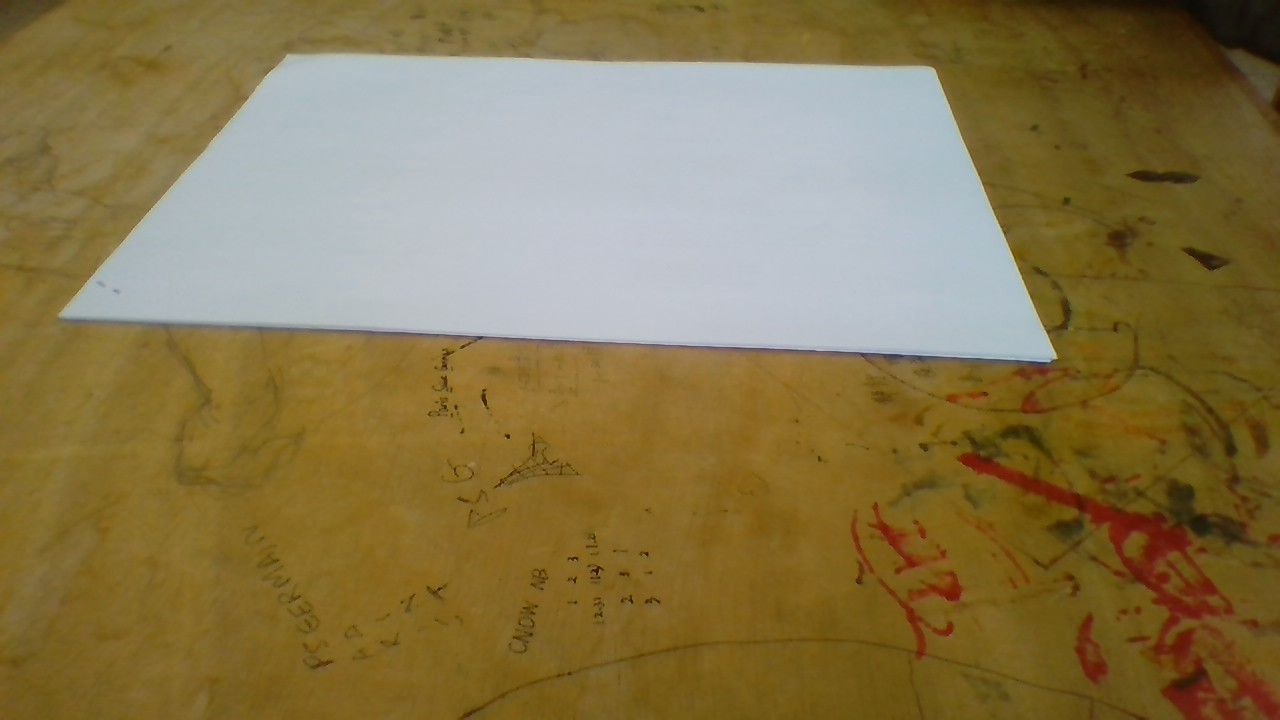
//> input picture xiajiayu work1/SolvePnP/SolvePnP/4.jpg, 1280 x 720 px
$ ./Main   (built with g++ and OpenCV 4)
//> lines starting //> are read from the running program, lines starting //| are printed output that depends on the picture; after the words box and inside, x2 and y2 are one past the last pixel; in counts of white or black regions, pixels touching at a corner belong together
### xiajiayu work1/SolvePnP/SolvePnP/head.h
#pragma once
#ifndef SEGMENT_H_
#define SEGMENT_H_
#include<opencv2/opencv.hpp>
#include<iostream>
using namespace std;
using namespace cv;


Mat segmentImg(Mat &src);
void contours_filter(Mat &imgThresholded, vector<vector<Point> > &contours);
vector<Point2f>pick_point(vector<vector<Point>>&contours);
void visual_point(Mat src, vector<Point2f> point_image);


void solvepnp(vector<Point2f>&point_img);
void CodeRotateByZ(double x, double y, double thetaz, double& outx, double& outy);
void CodeRotateByY(double x, double y, double thetaz, double& outx, double& outz);
void CodeRotateByZ(double x, double y, double thetaz, double& outy, double& outz);
#endif // SEGMENT_H_

### xiajiayu work1/SolvePnP/SolvePnP/solvePnP.cpp
#include"head.h"

void CodeRotateByZ(double x, double y, double thetaz, double& outx, double& outy)
{
	double x1 = x;
	double y1 = y;
	double rz = thetaz * CV_PI / 180;
	outx = cos(rz) * x1 - sin(rz) * y1;
	outy = sin(rz) * x1 + cos(rz) * y1;
}

//将空间点绕Y轴旋转
//输入参数 x z为空间点原始x z坐标
//thetay为空间点绕Y轴旋转多少度，角度制范围在-180到180
//outx outz为旋转后的结果坐标
void CodeRotateByY(double x, double z, double thetay, double& outx, double& outz)
{
	double x1 = x;
	double z1 = z;
	double ry = thetay * CV_PI / 180;
	outx = cos(ry) * x1 + sin(ry) * z1;
	outz = cos(ry) * z1 - sin(ry) * x1;
}

//将空间点绕X轴旋转
//输入参数 y z为空间点原始y z坐标
//thetax为空间点绕X轴旋转多少度，角度制，范围在-180到180
//outy outz为旋转后的结果坐标
void CodeRotateByX(double y, double z, double thetax, double& outy, double& outz)
{
	double y1 = y;//将变量拷贝一次，保证&y == &y这种情况下也能计算正确
	double z1 = z;
	double rx = thetax * CV_PI / 180;
	outy = cos(rx) * y1 - sin(rx) * z1;
	outz = cos(rx) * z1 + sin(rx) * y1;
}

void solvepnp(vector<Point2f>&point_img) {
	vector<Point3f>point3D;
	//MATLAB标定得到相机内参以及畸变参数
	double cameraMatrix[9] = {
						877.5879   ,  0 , 590.3458 ,
						0,  879.4849   ,403.7733,
						0, 0,   1.0000
	};
	Mat CameraMatrix = Mat(3, 3, CV_64FC1, cameraMatrix);
	double distCoeffD[5] = {0.0208 ,-0.0826,0,0,0};
	Mat distortion_coefficients = Mat(5, 1, CV_64FC1, distCoeffD);
	Mat rvec = Mat::zeros(3, 1, CV_64FC1);
	Mat tvec = Mat::zeros(3, 1, CV_64FC1);
	//输入世界坐标系
	point3D.push_back(Point3f(0,210, 0));
	point3D.push_back(Point3f(0, 0, 0));
	point3D.push_back(Point3f(300,0, 0));
	point3D.push_back(Point3f(300, 210, 0));
	//使用solvepnp得到旋转向量和平移向量
	solvePnP(point3D, point_img, CameraMatrix, distortion_coefficients, rvec, tvec);
	//旋转向量变旋转矩阵
	//提取旋转矩阵
	double rm[9];
	Mat rotM(3, 3, CV_64FC1, rm);
	Rodrigues(rvec, rotM);
	double r11 = rotM.ptr<double>(0)[0];
	double r12 = rotM.ptr<double>(0)[1];
	double r13 = rotM.ptr<double>(0)[2];
	double r21 = rotM.ptr<double>(1)[0];
	double r22 = rotM.ptr<double>(1)[1];
	double r23 = rotM.ptr<double>(1)[2];
	double r31 = rotM.ptr<double>(2)[0];
	double r32 = rotM.ptr<double>(2)[1];
	double r33 = rotM.ptr<double>(2)[2];

	//计算出相机坐标系的三轴旋转欧拉角，旋转后可以转出世界坐标系。
	double thetaz = atan2(r21, r11) / CV_PI * 180;
	double thetay = atan2(-1 * r31, sqrt(r32*r32 + r33 * r33)) / CV_PI * 180;
	double thetax = atan2(r32, r33) / CV_PI * 180;
	cout << "相机的三轴旋转角：" << -1 * thetax << ", " << -1 * thetay << ", " << -1 * thetaz << endl;


	//提出平移矩阵，表示从相机坐标系原点，跟着向量(x,y,z)走，就到了世界坐标系原点
	double tx = tvec.ptr<double>(0)[0];
	double ty = tvec.ptr<double>(0)[1];
	double tz = tvec.ptr<double>(0)[2];

	//x y z 为唯一向量在相机原始坐标系下的向量值
	//也就是向量OcOw在相机坐标系下的值
	double x = tx, y = ty, z = tz;

	//进行三次反向旋转
	CodeRotateByZ(x, y, -1 * thetaz, x, y);
	CodeRotateByY(x, z, -1 * thetay, x, z);
	CodeRotateByX(y, z, -1 * thetax, y, z);


	//获得相机在世界坐标系下的位置坐标
	//即向量OcOw在世界坐标系下的值
	double Cx = x * -1;
	double Cy = y * -1;
	double Cz = z * -1;
	cout << "相机的世界坐标：" << Cx << ", " << Cy << ", " << Cz << endl;

}

### xiajiayu work1/SolvePnP/SolvePnP/segmentation.cpp
#include"head.h"

//分割图像
Mat segmentImg(Mat &src) {
	Mat srcImg = src.clone();
	Mat HsvImg, ImgThreshold;
	//BGR转HSV
	cvtColor(srcImg, HsvImg,COLOR_BGR2HSV);
	vector<Mat>splitHsv;
	split(HsvImg, splitHsv);
	equalizeHist(splitHsv[2], splitHsv[2]);
	merge(splitHsv, HsvImg);

	int lowH = 0, highH = 180, lowS = 0, highS = 43, lowV = 50, highV = 255;
	inRange(HsvImg, Scalar(lowH, lowS, lowV), Scalar(highH, highS, highV),ImgThreshold);
	Mat element = getStructuringElement(MORPH_RECT, Size(5, 5));

	morphologyEx(ImgThreshold, ImgThreshold, MORPH_OPEN, element);//开操作
	morphologyEx(ImgThreshold, ImgThreshold, MORPH_CLOSE, element);//闭操作
	namedWindow("thresholdImage", 0);
	imshow("thresholdImage", ImgThreshold);
	return ImgThreshold;

}


//检测轮廓
void contours_filter(Mat &imgThresholded, vector<vector<Point> > &contours)
{
	vector<Vec4i> hierarchy;
	findContours(imgThresholded, contours, hierarchy, RETR_CCOMP, CHAIN_APPROX_NONE);//求轮廓
	//初步筛选符合要求的矩形
		Mat contour = Mat::zeros(imgThresholded.rows, imgThresholded.cols, CV_8SC3);
		drawContours(contour, contours, -1, Scalar(200, 200, 200), 2);
		imshow("contours", contour);

}

vector<Point2f>pick_point(vector<vector<Point>>&contours) {
	vector<Point>hull;
	vector<Point2f> point_img;
	convexHull(contours[0], hull);
	//cout << hull.size();
	vector<Point> squar;
	size_t num = hull.size();
    if (num >= 4) {
		float max_area;
		for (int m = 0;m < num - 3;m++) {
			for (int n = m + 1;n < num - 2;n++) {
				for (int j = n + 1;j < num - 1;j++) {
					for (int k = j + 1;k < num;k++) {
						vector<Point> squar_tmp;
						squar_tmp.push_back(hull[m]);
						squar_tmp.push_back(hull[n]);
						squar_tmp.push_back(hull[j]);
						squar_tmp.push_back(hull[k]);
						if (m == 0 && n == 1 && j == 2 && k == 3) {
							max_area = fabs(contourArea(Mat(squar_tmp)));
							squar.clear();
							squar = squar_tmp;
						}
						else {
							float area = fabs(contourArea(Mat(squar_tmp)));
							if (area > max_area) {
								max_area = area;
								squar.clear();
								squar = squar_tmp;
							}
						}
					}
				}
			}
		}
	}
	//给四点排序
	vector<Point> squar_sort = squar;
	for (int i = 0;i < squar_sort.size();i++) {
		point_img.clear();
		for (size_t num_p = 0;num_p < squar_sort.size();num_p++) {
			// point_img.push_back(squar_sort[num_p] * (1 / minifactor));
			point_img.push_back(squar_sort[num_p]);
		}
	}

	vector<Point2f> point_temp = point_img;
	point_img.clear();
	point_img.push_back(point_temp[1]);
	point_img.push_back(point_temp[2]);
	point_img.push_back(point_temp[3]);
	point_img.push_back(point_temp[0]);
	cout << point_img;
	return point_img;
}

// 可视化角点
void visual_point(Mat src, vector<Point2f> point_image)
{
	for (int i = 0;i < point_image.size();i++)
	{
		circle(src, point_image[i], 5, Scalar(255, 200, 0), 3);
	}
	imshow("point", src);
	imwrite("point.png", src);
}

### xiajiayu work1/SolvePnP/SolvePnP/Main.cpp
#include"head.h"
#include<iostream>
using namespace cv;
using namespace std;


int main() {
	Mat srcImg = imread("4.jpg");
//> srcImg is the input picture: 720 rows x 1280 cols, CV_8UC3; mean B, G, R 76.1, 118.8, 135.8
	namedWindow("srcImg", 0);
	imshow("srcImg", srcImg);
	Mat imgThresholded = segmentImg(srcImg);
//> in segmentImg, `cvtColor(srcImg, HsvImg,COLOR_BGR2HSV);`: HsvImg: 720 rows x 1280 cols, CV_8UC3; mean H, S, V 41.6, 142, 139.9
//> in segmentImg, `equalizeHist(splitHsv[2], splitHsv[2]);`:
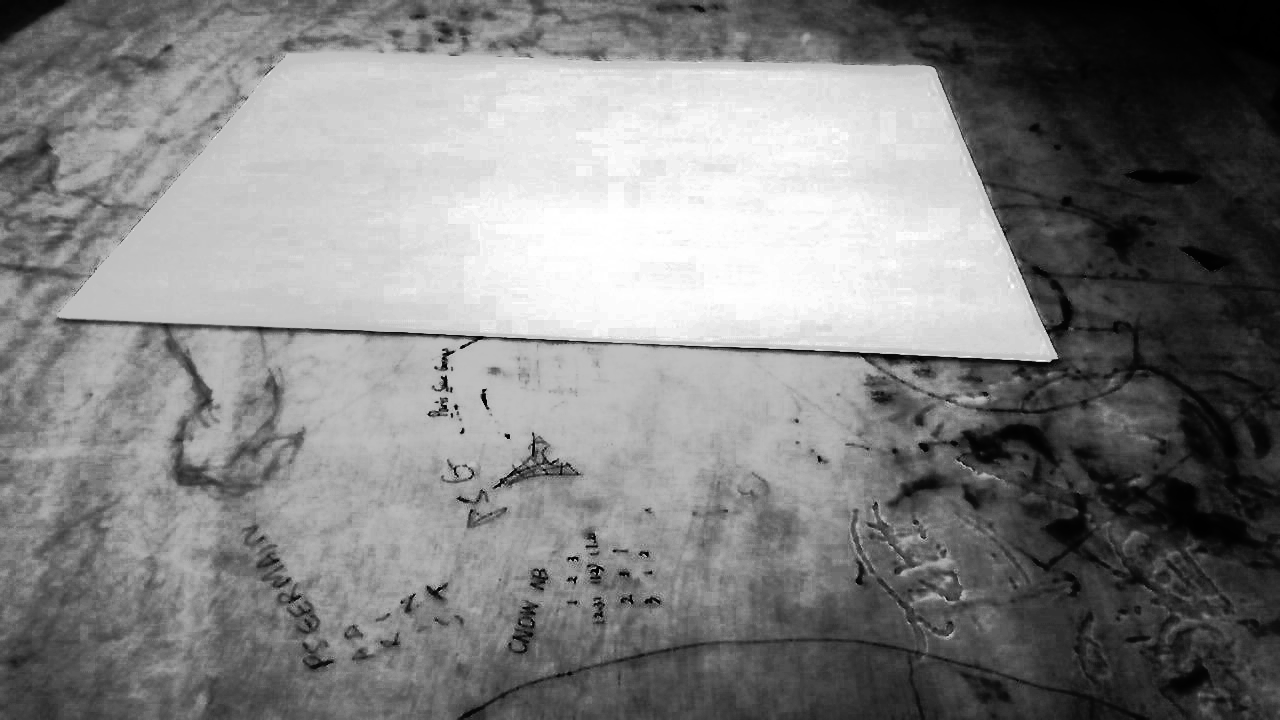
//> splitHsv[2]: 720 rows x 1280 cols, CV_8UC1; min 0, max 255, mean 129.2
//> in segmentImg, `merge(splitHsv, HsvImg);`: HsvImg: 720 rows x 1280 cols, CV_8UC3; mean H, S, V 41.6, 142, 129.2
//> in segmentImg, `inRange(HsvImg, Scalar(lowH, lowS, lowV), Scalar(highH, highS, highV),..`: ImgThreshold: 720 rows x 1280 cols, CV_8UC1; 25.1% white; 45 white regions (42 under 20 px), largest, box (x1, y1, x2, y2) and area: (62, 54, 1056, 363) 231242, (374, 333, 390, 335) 22, (544, 341, 565, 343) 22
//> in segmentImg, `morphologyEx(ImgThreshold, ImgThreshold, MORPH_OPEN, element);`:
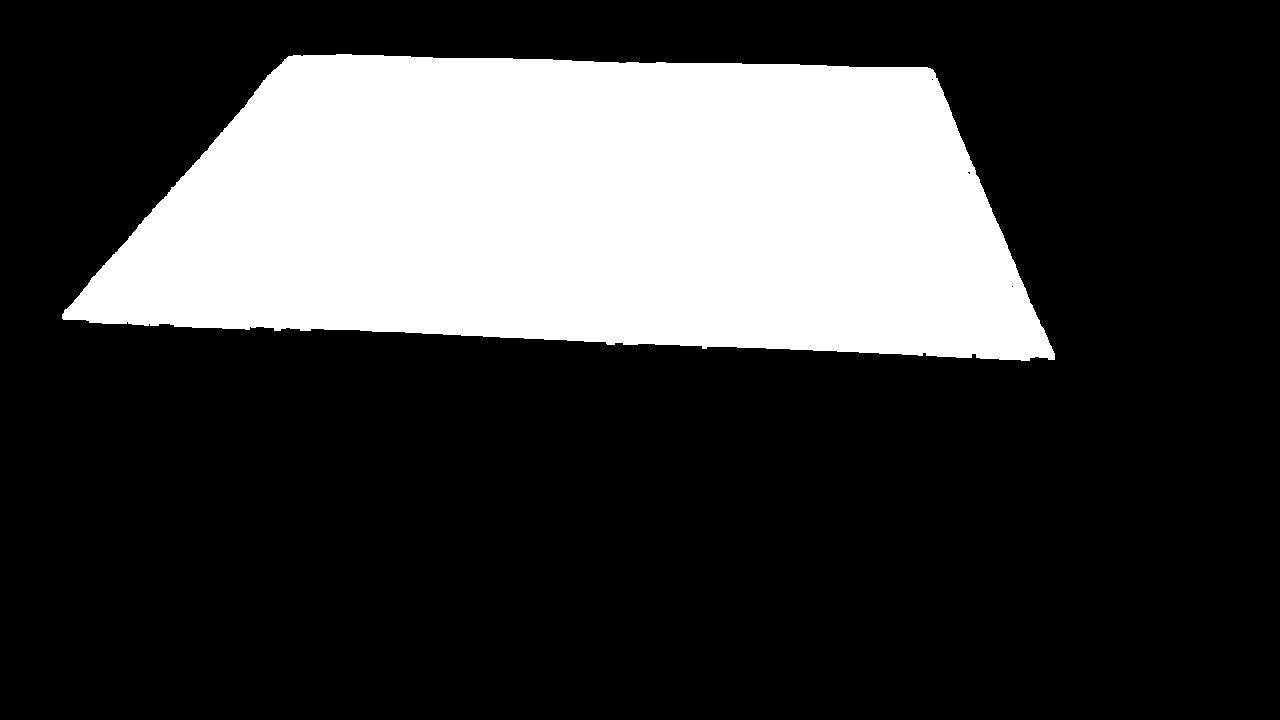
//> ImgThreshold: 720 rows x 1280 cols, CV_8UC1; 25.1% white; 1 white region, box (x1, y1, x2, y2) and area: (62, 54, 1055, 361) 230909
//> in segmentImg, `morphologyEx(ImgThreshold, ImgThreshold, MORPH_CLOSE, element);`: ImgThreshold: 720 rows x 1280 cols, CV_8UC1; 25.1% white; 1 white region
	vector<vector<Point> > contours;
	vector<Point2f> point_img;
	contours_filter(imgThresholded, contours);
//> in contours_filter, `findContours(imgThresholded, contours, hierarchy, RETR_CCOMP, CHAIN_AP..`: contours = 1 contour; box (x1, y1, x2, y2) and area: (62, 54, 1055, 361) 229836
//> in contours_filter, `drawContours(contour, contours, -1, Scalar(200, 200, 200), 2);`:
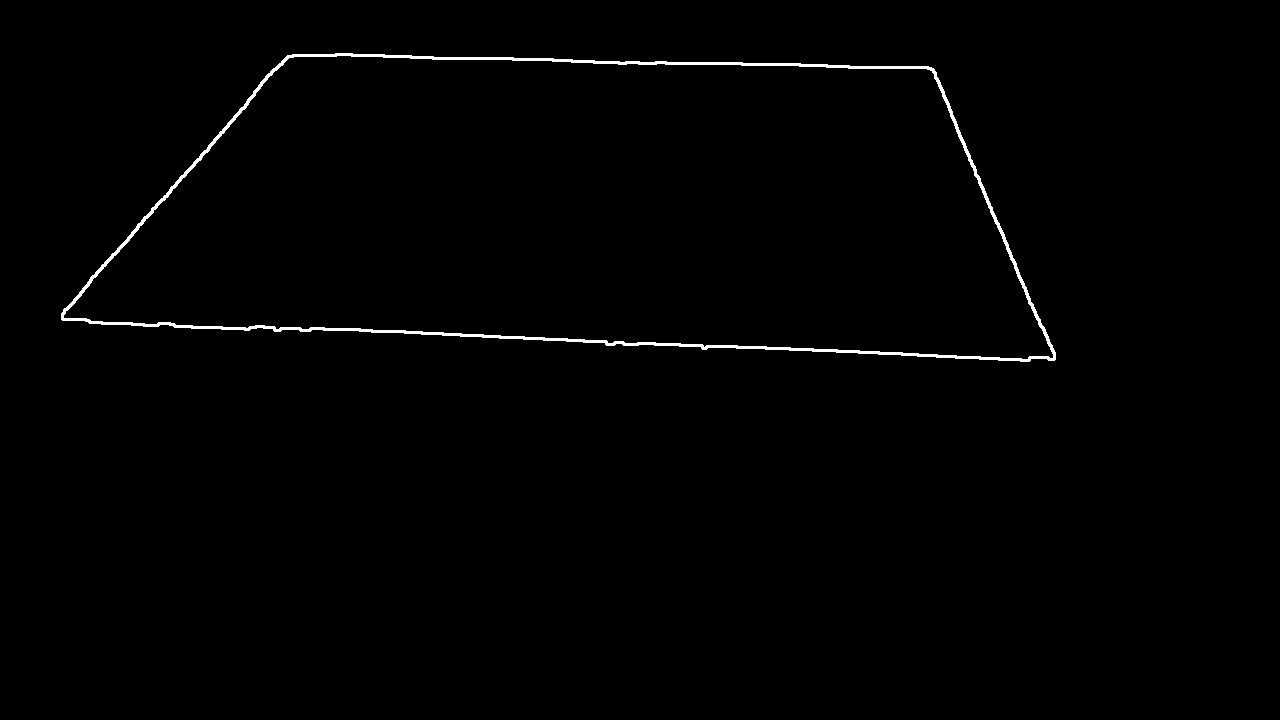
//> contour: 720 rows x 1280 cols, CV_8SC3; values 0 (black) and 127 (white), 0.81% white; 1 white region
	point_img = pick_point(contours);
//> in pick_point, `convexHull(contours[0], hull);`: hull = 26 Points (x, y), first 12: [351, 54], [799, 64], [927, 67], [930, 68], [932, 69], [933, 70], [935, 73], [1054, 353], [1054, 359], [1029, 360], [1021, 360], [702, 348]
//> in pick_point, `size_t num = hull.size();`: num = 26
//> the loop in pick_point, `for (int m = 0;m < num - 3;m++)` made 23 passes
//> max_area on passes 1 to 12: 220444, 220444, 227412, 227483.5, 227483.5, 227483.5, 227483.5, 227483.5, 227483.5, 227483.5, 227483.5, 227483.5
//> after the loop in pick_point, `for (int m = 0;m < num - 3;m++)`: max_area = 227483.5; squar = 4 Points (x, y): [930, 68], [1054, 359], [63, 319], [288, 56]
//> in pick_point, `vector<Point> squar_sort = squar;`: squar_sort has the same summary as squar
//> the loop in pick_point, `for (int i = 0;i < squar_sort.size();i++)` made 4 passes
//> after the loop in pick_point, `for (int i = 0;i < squar_sort.size();i++)`: point_img has the same summary as squar
//> in pick_point, `vector<Point2f> point_temp = point_img;`: point_temp has the same summary as squar
//> in pick_point, `point_img.push_back(point_temp[1]);`: point_img = 1 Point (x, y): [1054, 359]
//> in pick_point, `point_img.push_back(point_temp[2]);`: point_img = 2 Points (x, y): [1054, 359], [63, 319]
//> in pick_point, `point_img.push_back(point_temp[3]);`: point_img = 3 Points (x, y): [1054, 359], [63, 319], [288, 56]
//> in pick_point, `point_img.push_back(point_temp[0]);`: point_img = 4 Points (x, y): [1054, 359], [63, 319], [288, 56], [930, 68]
//| [1054, 359;
//|  63, 319;
//|  288, 56;
//|  930, 68]
	visual_point(srcImg, point_img);
//> the loop in visual_point, `for (int i = 0;i < point_image.size();i++)` made 4 passes
//> after the loop in visual_point, `for (int i = 0;i < point_image.size();i++)`:
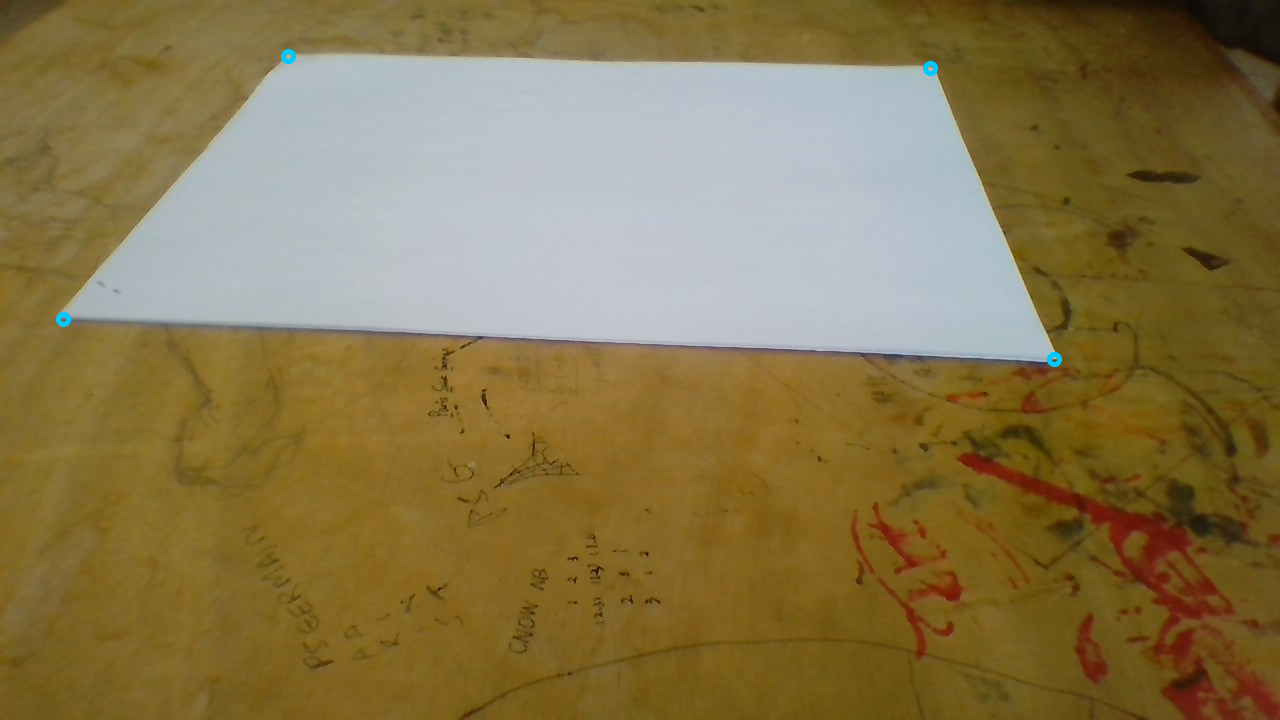
//> src: 720 rows x 1280 cols, CV_8UC3; 0.07% of pixels changed, all inside (x1, y1, x2, y2) = (56, 49, 1062, 367)
	solvepnp(point_img);
//> in solvepnp, `solvePnP(point3D, point_img, CameraMatrix, distortion_coefficients, rv..`: rvec = [-0.792, -0.753, -1.37]; tvec = [-114.8, -16.55, 184.2]
//> in solvepnp, `Rodrigues(rvec, rotM);`: rotM = [[0.0645, 0.998, -0.00752], [-0.538, 0.0412, 0.842], [0.84, -0.0503, 0.54]]
//> in solvepnp, `double r11 = rotM.ptr<double>(0)[0];`: r11 = 0.0645
//> in solvepnp, `double r12 = rotM.ptr<double>(0)[1];`: r12 = 0.998
//> in solvepnp, `double r13 = rotM.ptr<double>(0)[2];`: r13 = -0.00752
//> in solvepnp, `double r21 = rotM.ptr<double>(1)[0];`: r21 = -0.538
//> in solvepnp, `double r22 = rotM.ptr<double>(1)[1];`: r22 = 0.0412
//> in solvepnp, `double r23 = rotM.ptr<double>(1)[2];`: r23 = 0.842
//> in solvepnp, `double r31 = rotM.ptr<double>(2)[0];`: r31 = 0.84
//> in solvepnp, `double r32 = rotM.ptr<double>(2)[1];`: r32 = -0.0503
//> in solvepnp, `double r33 = rotM.ptr<double>(2)[2];`: r33 = 0.54
//> in solvepnp, `double thetaz = atan2(r21, r11) / CV_PI * 180;`: thetaz = -83.17
//> in solvepnp, `double thetay = atan2(-1 * r31, sqrt(r32*r32 + r33 * r33)) / CV_PI * 1..`: thetay = -57.16
//> in solvepnp, `double thetax = atan2(r32, r33) / CV_PI * 180;`: thetax = -5.32
//| 相机的三轴旋转角：5.31663, 57.1588, 83.1673
//> in solvepnp, `double tx = tvec.ptr<double>(0)[0];`: tx = -114.8
//> in solvepnp, `double ty = tvec.ptr<double>(0)[1];`: ty = -16.55
//> in solvepnp, `double tz = tvec.ptr<double>(0)[2];`: tz = 184.2
//> in solvepnp, `double x = tx, y = ty, z = tz;`: x = -114.8; y = -16.55; z = 184.2
//> in CodeRotateByZ, `double x1 = x;`: x1 = -114.8
//> in CodeRotateByZ, `double y1 = y;`: y1 = -16.55
//> in CodeRotateByZ, `outx = cos(rz) * x1 - sin(rz) * y1;`: outx = 2.77
//> in CodeRotateByZ, `outy = sin(rz) * x1 + cos(rz) * y1;`: outy = -116
//> in solvepnp, `CodeRotateByZ(x, y, -1 * thetaz, x, y);`: x = 2.77; y = -116
//> in CodeRotateByY, `double x1 = x;`: x1 = 2.77
//> in CodeRotateByY, `double z1 = z;`: z1 = 184.2
//> in CodeRotateByY, `outx = cos(ry) * x1 + sin(ry) * z1;`: outx = 156.3
//> in CodeRotateByY, `outz = cos(ry) * z1 - sin(ry) * x1;`: outz = 97.58
//> in solvepnp, `CodeRotateByY(x, z, -1 * thetay, x, z);`: x = 156.3; z = 97.58
//> in CodeRotateByX, `double y1 = y;`: y1 = -116
//> in CodeRotateByX, `double z1 = z;`: z1 = 97.58
//> in CodeRotateByX, `outy = cos(rx) * y1 - sin(rx) * z1;`: outy = -124.5
//> in CodeRotateByX, `outz = cos(rx) * z1 + sin(rx) * y1;`: outz = 86.41
//> in solvepnp, `CodeRotateByX(y, z, -1 * thetax, y, z);`: y = -124.5; z = 86.41
//> in solvepnp, `double Cx = x * -1;`: Cx = -156.3
//> in solvepnp, `double Cy = y * -1;`: Cy = 124.5
//> in solvepnp, `double Cz = z * -1;`: Cz = -86.41
//| 相机的世界坐标：-156.272, 124.527, -86.4099
	waitKey(0);
	return 0;
}
